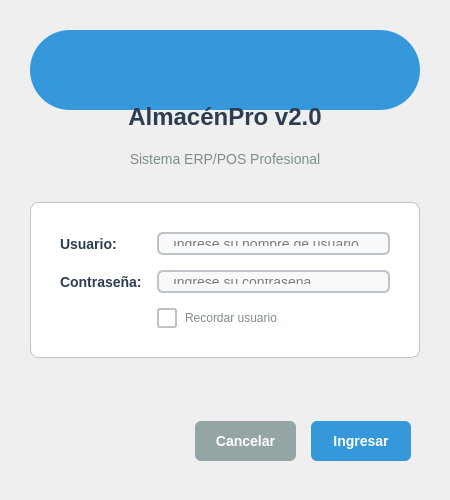
<?xml version="1.0" encoding="UTF-8"?>
<ui version="4.0">
 <class>LoginDialog</class>
 <widget class="QDialog" name="LoginDialog">
  <property name="geometry">
   <rect>
    <x>0</x>
    <y>0</y>
    <width>450</width>
    <height>500</height>
   </rect>
  </property>
  <property name="sizePolicy">
   <sizepolicy hsizetype="Fixed" vsizetype="Fixed">
    <horstretch>0</horstretch>
    <verstretch>0</verstretch>
   </sizepolicy>
  </property>
  <property name="minimumSize">
   <size>
    <width>450</width>
    <height>500</height>
   </size>
  </property>
  <property name="maximumSize">
   <size>
    <width>450</width>
    <height>500</height>
   </size>
  </property>
  <property name="windowTitle">
   <string>AlmacénPro - Iniciar Sesión</string>
  </property>
  <property name="windowIcon">
   <iconset>
    <normaloff>../../views/resources/icons/login.png</normaloff>../../views/resources/icons/login.png</iconset>
  </property>
  <property name="modal">
   <bool>true</bool>
  </property>
  <layout class="QVBoxLayout" name="mainLayout">
   <property name="spacing">
    <number>15</number>
   </property>
   <property name="leftMargin">
    <number>30</number>
   </property>
   <property name="topMargin">
    <number>30</number>
   </property>
   <property name="rightMargin">
    <number>30</number>
   </property>
   <property name="bottomMargin">
    <number>30</number>
   </property>
   
   <!-- Header Section -->
   <item>
    <widget class="QFrame" name="headerFrame">
     <property name="frameShape">
      <enum>QFrame::NoFrame</enum>
     </property>
     <layout class="QVBoxLayout" name="headerLayout">
      <property name="spacing">
       <number>10</number>
      </property>
      <property name="leftMargin">
       <number>0</number>
      </property>
      <property name="topMargin">
       <number>0</number>
      </property>
      <property name="rightMargin">
       <number>0</number>
      </property>
      <property name="bottomMargin">
       <number>0</number>
      </property>
      
      <item>
       <widget class="QLabel" name="lblLogo">
        <property name="text">
         <string/>
        </property>
        <property name="alignment">
         <set>Qt::AlignCenter</set>
        </property>
        <property name="minimumSize">
         <size>
          <width>80</width>
          <height>80</height>
         </size>
        </property>
        <property name="styleSheet">
         <string>
          QLabel {
           background-color: #3498db;
           border-radius: 40px;
           color: white;
           font-size: 32px;
           font-weight: bold;
          }
         </string>
        </property>
       </widget>
      </item>
      
      <item>
       <widget class="QLabel" name="lblTitle">
        <property name="text">
         <string>AlmacénPro v2.0</string>
        </property>
        <property name="alignment">
         <set>Qt::AlignCenter</set>
        </property>
        <property name="styleSheet">
         <string>
          QLabel {
           font-size: 24px;
           font-weight: bold;
           color: #2c3e50;
           margin: 10px 0px;
          }
         </string>
        </property>
       </widget>
      </item>
      
      <item>
       <widget class="QLabel" name="lblSubtitle">
        <property name="text">
         <string>Sistema ERP/POS Profesional</string>
        </property>
        <property name="alignment">
         <set>Qt::AlignCenter</set>
        </property>
        <property name="styleSheet">
         <string>
          QLabel {
           font-size: 14px;
           color: #7f8c8d;
           margin-bottom: 20px;
          }
         </string>
        </property>
       </widget>
      </item>
     </layout>
    </widget>
   </item>
   
   <!-- Login Form -->
   <item>
    <widget class="QFrame" name="formFrame">
     <property name="frameShape">
      <enum>QFrame::StyledPanel</enum>
     </property>
     <property name="frameShadow">
      <enum>QFrame::Raised</enum>
     </property>
     <property name="styleSheet">
      <string>
       QFrame#formFrame {
        background-color: white;
        border: 1px solid #bdc3c7;
        border-radius: 8px;
        padding: 20px;
       }
      </string>
     </property>
     <layout class="QFormLayout" name="formLayout">
      <property name="fieldGrowthPolicy">
       <enum>QFormLayout::AllNonFixedFieldsGrow</enum>
      </property>
      <property name="horizontalSpacing">
       <number>15</number>
      </property>
      <property name="verticalSpacing">
       <number>15</number>
      </property>
      
      <item row="0" column="0">
       <widget class="QLabel" name="lblUsername">
        <property name="text">
         <string>Usuario:</string>
        </property>
        <property name="styleSheet">
         <string>
          QLabel {
           font-weight: bold;
           color: #2c3e50;
           font-size: 14px;
          }
         </string>
        </property>
       </widget>
      </item>
      
      <item row="0" column="1">
       <widget class="QLineEdit" name="lineEditUsername">
        <property name="placeholderText">
         <string>Ingrese su nombre de usuario</string>
        </property>
        <property name="maxLength">
         <number>50</number>
        </property>
        <property name="styleSheet">
         <string>
          QLineEdit {
           padding: 12px;
           font-size: 14px;
           border: 2px solid #bdc3c7;
           border-radius: 6px;
           background-color: #f8f9fa;
          }
          QLineEdit:focus {
           border-color: #3498db;
           background-color: white;
          }
          QLineEdit:hover {
           border-color: #85C1E9;
          }
         </string>
        </property>
       </widget>
      </item>
      
      <item row="1" column="0">
       <widget class="QLabel" name="lblPassword">
        <property name="text">
         <string>Contraseña:</string>
        </property>
        <property name="styleSheet">
         <string>
          QLabel {
           font-weight: bold;
           color: #2c3e50;
           font-size: 14px;
          }
         </string>
        </property>
       </widget>
      </item>
      
      <item row="1" column="1">
       <widget class="QLineEdit" name="lineEditPassword">
        <property name="echoMode">
         <enum>QLineEdit::Password</enum>
        </property>
        <property name="placeholderText">
         <string>Ingrese su contraseña</string>
        </property>
        <property name="maxLength">
         <number>100</number>
        </property>
        <property name="styleSheet">
         <string>
          QLineEdit {
           padding: 12px;
           font-size: 14px;
           border: 2px solid #bdc3c7;
           border-radius: 6px;
           background-color: #f8f9fa;
          }
          QLineEdit:focus {
           border-color: #3498db;
           background-color: white;
          }
          QLineEdit:hover {
           border-color: #85C1E9;
          }
         </string>
        </property>
       </widget>
      </item>
      
      <item row="2" column="1">
       <widget class="QCheckBox" name="chkRememberUser">
        <property name="text">
         <string>Recordar usuario</string>
        </property>
        <property name="styleSheet">
         <string>
          QCheckBox {
           font-size: 12px;
           color: #7f8c8d;
           spacing: 8px;
          }
          QCheckBox::indicator {
           width: 16px;
           height: 16px;
          }
          QCheckBox::indicator:unchecked {
           border: 2px solid #bdc3c7;
           border-radius: 3px;
           background-color: white;
          }
          QCheckBox::indicator:checked {
           border: 2px solid #3498db;
           border-radius: 3px;
           background-color: #3498db;
           image: url(:/icons/check.png);
          }
         </string>
        </property>
       </widget>
      </item>
     </layout>
    </widget>
   </item>
   
   <!-- Status and Buttons -->
   <item>
    <widget class="QLabel" name="lblStatus">
     <property name="text">
      <string/>
     </property>
     <property name="alignment">
      <set>Qt::AlignCenter</set>
     </property>
     <property name="wordWrap">
      <bool>true</bool>
     </property>
     <property name="styleSheet">
      <string>
       QLabel {
        font-size: 12px;
        color: #e74c3c;
        font-weight: bold;
        padding: 5px;
        border-radius: 4px;
        background-color: transparent;
       }
      </string>
     </property>
    </widget>
   </item>
   
   <item>
    <widget class="QFrame" name="buttonFrame">
     <property name="frameShape">
      <enum>QFrame::NoFrame</enum>
     </property>
     <layout class="QHBoxLayout" name="buttonLayout">
      <property name="spacing">
       <number>15</number>
      </property>
      
      <item>
       <spacer name="buttonSpacer">
        <property name="orientation">
         <enum>Qt::Horizontal</enum>
        </property>
        <property name="sizeHint" stdset="0">
         <size>
          <width>40</width>
          <height>20</height>
         </size>
        </property>
       </spacer>
      </item>
      
      <item>
       <widget class="QPushButton" name="btnCancel">
        <property name="text">
         <string>Cancelar</string>
        </property>
        <property name="minimumSize">
         <size>
          <width>100</width>
          <height>40</height>
         </size>
        </property>
        <property name="styleSheet">
         <string>
          QPushButton {
           background-color: #95a5a6;
           color: white;
           border: none;
           padding: 10px 20px;
           border-radius: 6px;
           font-size: 14px;
           font-weight: bold;
          }
          QPushButton:hover {
           background-color: #7f8c8d;
          }
          QPushButton:pressed {
           background-color: #6c7b7d;
          }
         </string>
        </property>
       </widget>
      </item>
      
      <item>
       <widget class="QPushButton" name="btnLogin">
        <property name="text">
         <string>Ingresar</string>
        </property>
        <property name="default">
         <bool>true</bool>
        </property>
        <property name="minimumSize">
         <size>
          <width>100</width>
          <height>40</height>
         </size>
        </property>
        <property name="styleSheet">
         <string>
          QPushButton {
           background-color: #3498db;
           color: white;
           border: none;
           padding: 10px 20px;
           border-radius: 6px;
           font-size: 14px;
           font-weight: bold;
          }
          QPushButton:hover {
           background-color: #2980b9;
          }
          QPushButton:pressed {
           background-color: #21618c;
          }
          QPushButton:disabled {
           background-color: #bdc3c7;
           color: #7f8c8d;
          }
         </string>
        </property>
       </widget>
      </item>
     </layout>
    </widget>
   </item>
   
   <!-- Spacer -->
   <item>
    <spacer name="verticalSpacer">
     <property name="orientation">
      <enum>Qt::Vertical</enum>
     </property>
     <property name="sizeHint" stdset="0">
      <size>
       <width>20</width>
       <height>40</height>
      </size>
     </property>
    </spacer>
   </item>
  </layout>
 </widget>
 
 <!-- Tab Order -->
 <tabstops>
  <tabstop>lineEditUsername</tabstop>
  <tabstop>lineEditPassword</tabstop>
  <tabstop>chkRememberUser</tabstop>
  <tabstop>btnLogin</tabstop>
  <tabstop>btnCancel</tabstop>
 </tabstops>
 
 <resources/>
 <connections>
  <connection>
   <sender>btnCancel</sender>
   <signal>clicked()</signal>
   <receiver>LoginDialog</receiver>
   <slot>reject()</slot>
   <hints>
    <hint type="sourcelabel">
     <x>350</x>
     <y>450</y>
    </hint>
    <hint type="destinationlabel">
     <x>225</x>
     <y>250</y>
    </hint>
   </hints>
  </connection>
 </connections>
</ui>
